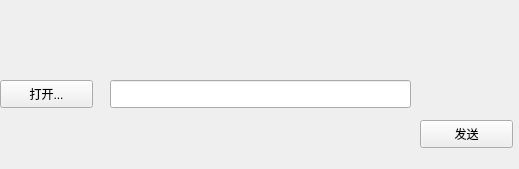
<?xml version="1.0" encoding="UTF-8"?>
<ui version="4.0">
 <class>SendFile</class>
 <widget class="QWidget" name="SendFile">
  <property name="geometry">
   <rect>
    <x>0</x>
    <y>0</y>
    <width>519</width>
    <height>169</height>
   </rect>
  </property>
  <property name="sizePolicy">
   <sizepolicy hsizetype="Fixed" vsizetype="Fixed">
    <horstretch>0</horstretch>
    <verstretch>0</verstretch>
   </sizepolicy>
  </property>
  <property name="minimumSize">
   <size>
    <width>519</width>
    <height>169</height>
   </size>
  </property>
  <property name="maximumSize">
   <size>
    <width>519</width>
    <height>619</height>
   </size>
  </property>
  <property name="windowTitle">
   <string>SendFile</string>
  </property>
  <widget class="QWidget" name="titleWidget" native="true">
   <property name="geometry">
    <rect>
     <x>0</x>
     <y>0</y>
     <width>519</width>
     <height>50</height>
    </rect>
   </property>
   <property name="titleskin" stdset="0">
    <bool>true</bool>
   </property>
  </widget>
  <widget class="QWidget" name="bodyWiget" native="true">
   <property name="geometry">
    <rect>
     <x>0</x>
     <y>50</y>
     <width>519</width>
     <height>119</height>
    </rect>
   </property>
   <property name="bottomskin" stdset="0">
    <bool>true</bool>
   </property>
   <widget class="QPushButton" name="openBtn">
    <property name="geometry">
     <rect>
      <x>0</x>
      <y>30</y>
      <width>93</width>
      <height>28</height>
     </rect>
    </property>
    <property name="text">
     <string>打开...</string>
    </property>
   </widget>
   <widget class="QPushButton" name="sendBtn">
    <property name="geometry">
     <rect>
      <x>420</x>
      <y>70</y>
      <width>93</width>
      <height>28</height>
     </rect>
    </property>
    <property name="text">
     <string>发送</string>
    </property>
   </widget>
   <widget class="QLineEdit" name="lineEdit">
    <property name="geometry">
     <rect>
      <x>110</x>
      <y>30</y>
      <width>301</width>
      <height>28</height>
     </rect>
    </property>
   </widget>
  </widget>
 </widget>
 <layoutdefault spacing="6" margin="11"/>
 <resources/>
 <connections/>
</ui>
